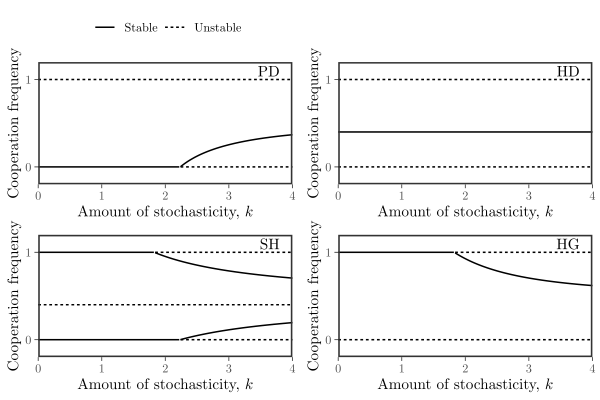

R code for this plot:
library(dplyr)
library(ggplot2); theme_set(theme_bw(base_family="Times"))
library(egg)
library(tikzDevice)

gfun <- function(x, amat, k) {
  R <- amat[1,1]
  S <- amat[1,2]
  T <- amat[2,1]
  P <- amat[2,2]
  
  xstar <- c(P-S)/(R+P-T-S)
  K <- 1/(k^2 * (R+P-T-S))
  
  if (k > 0) {
    k^2 * (R+P-T-S)^2 * (x-xstar) * (K + (1/2-x) * (x-xstar))
  } else {
    R * x + S * (1-x) - T * x - P * (1-x)
  }
}

dfdx <- function(x, amat, k) {
  R <- amat[1,1]
  S <- amat[1,2]
  T <- amat[2,1]
  P <- amat[2,2]
  
  xstar <- c(P-S)/(R+P-T-S)
  K <- 1/(k^2 * (R+P-T-S))
  
  if (k > 0) {
    dGdx <- k^2 * (R+P-T-S)^2 * (K + (1/2-x) * (x-xstar)) +
      k^2 * (R+P-T-S)^2 * (x-xstar) * (
        (1/2+xstar) - 2 * x
      )
  } else {
    dGdx <- R+P-T-S
  }
  
  x*(1-x) * dGdx + (1-2*x) * gfun(x, amat, k)
}

eqfun <- function(amat, kvec) {
  lapply(kvec, function(k) {
    eq1 <- 0
    eq2 <- 1
    
    st1 <- dfdx(eq1, amat, k) < 0
    st2 <- dfdx(eq2, amat, k) < 0
    
    R <- amat[1,1]
    S <- amat[1,2]
    T <- amat[2,1]
    P <- amat[2,2]
    
    xstar <- c(P-S)/(R+P-T-S)
    
    if(0 < xstar & xstar < 1) {
      eq3 <- xstar
      st3 <- dfdx(eq3, amat, k) < 0
    } else {
      eq3 <- NA
      st3 <- NA
    }
    
    K <- 1/(k^2 * (R+P-T-S))
    
    if ((1/2-xstar)^2 + 4 * K > 0) {
      eq4 <- (xstar + 1/2 + sqrt((1/2-xstar)^2 + 4 * K))/2
      eq5 <- (xstar + 1/2 - sqrt((1/2-xstar)^2 + 4 * K))/2
      st4 <- dfdx(eq4, amat, k) < 0
      st5 <- dfdx(eq5, amat, k) < 0
    } else {
      eq4 <- NA
      eq5 <- NA
      st4 <- NA
      st5 <- NA
    }
    
    data.frame(
      k=k,
      eq=c(eq1, eq2, eq3, eq4, eq5),
      st=c("Unstable", "Stable")[c(st1, st2, st3, st4, st5)+1],
      group=1:5
    )
  }) %>%
    bind_rows
}

amat_pd <- matrix(c(0.4, -0.4, 1, 0), 2, 2, byrow=TRUE)
amat_hg <- matrix(c(1, 0.4, 0.4, 0), 2, 2, byrow=TRUE)
amat_co <- matrix(c(1, -0.4, 0.4, 0), 2, 2, byrow=TRUE)
amat_sd <- matrix(c(0.4, 0.4, 1, 0), 2, 2, byrow=TRUE)

kvec <- seq(0, 4, length.out=201)

eq_pd <- eqfun(amat_pd, kvec) %>%
  filter(!is.na(eq), eq >= 0, eq <= 1)

eq_hg <- eqfun(amat_hg, kvec) %>%
  filter(!is.na(eq), eq >= 0, eq <= 1)

eq_co <- eqfun(amat_co, kvec) %>%
  filter(!is.na(eq), eq >= 0, eq <= 1)

eq_sd <- eqfun(amat_sd, kvec) %>%
  filter(!is.na(eq), eq >= 0, eq <= 1)

g1 <- ggplot(eq_pd) +
  geom_path(aes(k, eq, group=interaction(group, st), linetype=st), lwd=1) +
  annotate("text", x=3.8, y=1, label="PD", hjust=1, vjust=-0.3) +
  scale_x_continuous("Amount of stochasticity, $k$", expand=c(0, 0)) +
  scale_y_continuous("Cooperation frequency", limits=c(-0.2, 1.2), expand=c(0, 0),
                     breaks=c(0, 1)) +
  theme(
    panel.grid = element_blank(),
    panel.border = element_rect(linewidth=2),
    legend.title = element_blank(),
    legend.position = "top"
  )

g2 <- ggplot(eq_hg) +
  geom_path(aes(k, eq, group=interaction(group, st), linetype=st), lwd=1) +
  annotate("text", x=3.8, y=1, label="HG", hjust=1, vjust=-0.3) +
  scale_x_continuous("Amount of stochasticity, $k$", expand=c(0, 0)) +
  scale_y_continuous("Cooperation frequency", limits=c(-0.2, 1.2), expand=c(0, 0),
                     breaks=c(0, 1))+
  theme(
    panel.grid = element_blank(),
    panel.border = element_rect(linewidth=2),
    legend.title = element_blank(),
    legend.position = "none"
  )

g3 <- ggplot(eq_co) +
  geom_path(aes(k, eq, group=interaction(group, st), linetype=st), lwd=1) +
  annotate("text", x=3.8, y=1, label="SH", hjust=1, vjust=-0.3) +
  scale_x_continuous("Amount of stochasticity, $k$", expand=c(0, 0)) +
  scale_y_continuous("Cooperation frequency", limits=c(-0.2, 1.2), expand=c(0, 0),
                     breaks=c(0, 1))+
  theme(
    panel.grid = element_blank(),
    panel.border = element_rect(linewidth=2),
    legend.title = element_blank(),
    legend.position = "none"
  )

g4 <- ggplot(eq_sd) +
  geom_path(aes(k, eq, group=interaction(group, st), linetype=st), lwd=1) +
  annotate("text", x=3.8, y=1, label="HD", hjust=1, vjust=-0.3) +
  scale_x_continuous("Amount of stochasticity, $k$", expand=c(0, 0)) +
  scale_y_continuous("Cooperation frequency", limits=c(-0.2, 1.2), expand=c(0, 0),
                     breaks=c(0, 1))+
  theme(
    panel.grid = element_blank(),
    panel.border = element_rect(linewidth=2),
    legend.title = element_blank(),
    legend.position = "none"
  )

gcomb <- ggarrange(g1, g4, g3,  g2, ncol=2)

tikz(file = "figure_stoch_bifur.tex", width = 6, height = 4, standAlone = T)
plot(gcomb)
dev.off()
tools::texi2dvi('figure_stoch_bifur.tex', pdf = T, clean = T)
